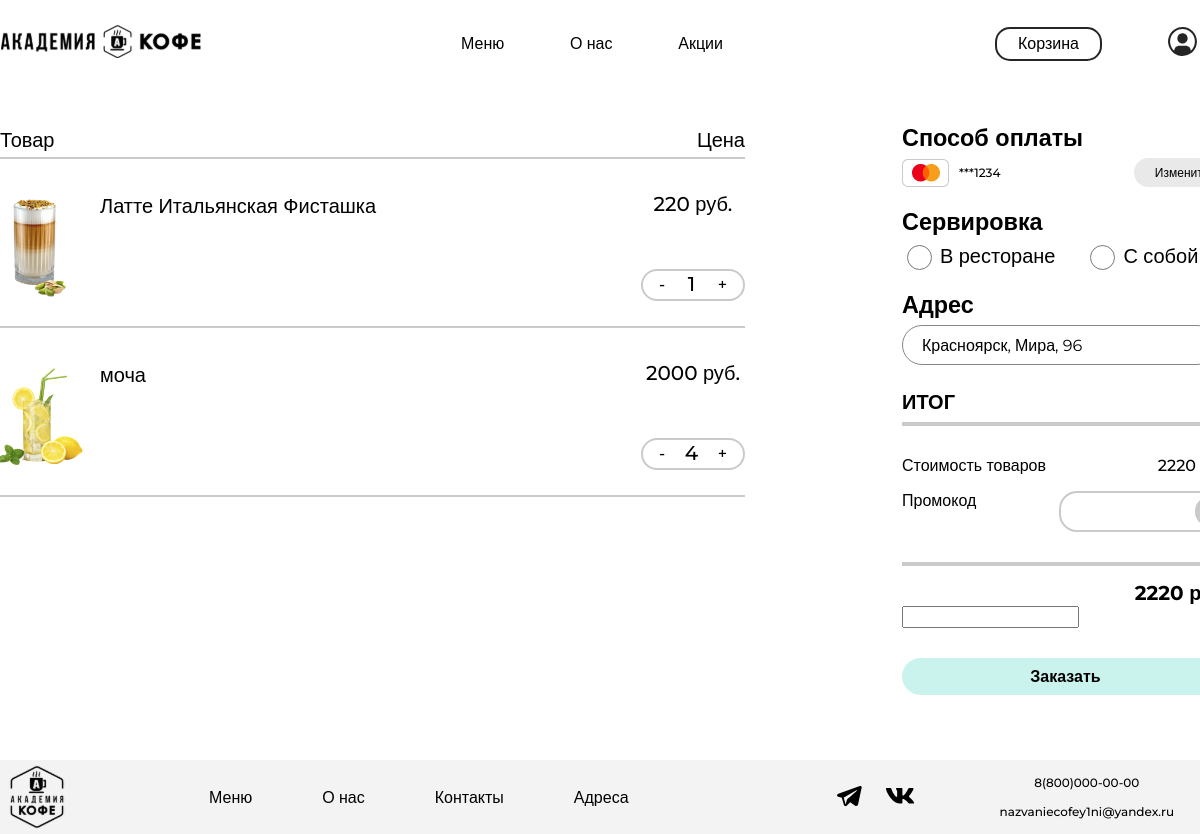
Before: /cart/ (signed in) with the older database file.
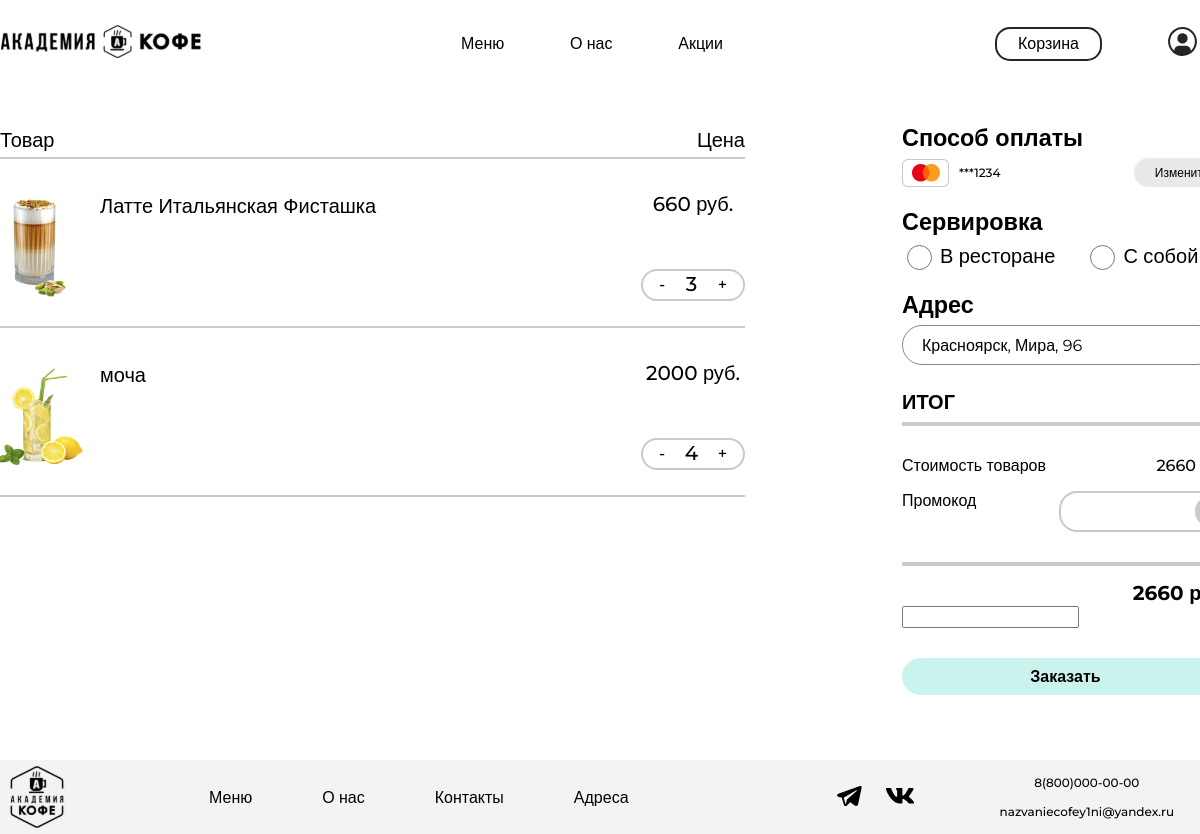
After: the same page with the newer database file.
### academyCoffee/models.py (models this page shows, shortened)
class Basket(models.Model):
    user = models.ForeignKey(to=User, on_delete=models.CASCADE)
    product = models.ForeignKey(to=Product, on_delete=models.CASCADE)
    quantity = models.PositiveSmallIntegerField(default=0)
    created_timestamp = models.DateTimeField(auto_now_add=True)
    objects = BasketQuerySet.as_manager()
    def sum(self):
        return self.product.price * self.quantity

class Product(models.Model):
    name = models.CharField('Название', max_length=50)
    price = models.DecimalField(max_digits=7, decimal_places=0)
    stars = models.DecimalField(max_digits=5, decimal_places=1)
    image = models.ImageField(upload_to='products_images')
    category = models.ManyToManyField(ProductCategory)
    class Meta:
        verbose_name = 'Товар'
        verbose_name_plural = 'Товары'

### academyCoffee/views.py (the view, shortened to what this page needs)
# urls.py: path('cart/', views.OrderCreateView.as_view(), name='cart'),
class OrderCreateView(TitleMixin, CreateView):
    model = Order
    template_name = 'main/cart.html'
    title = 'Корзина'
    form_class = OrderForm
    success_url = reverse_lazy('home')
    def get_context_data(self, **kwargs):
        context = super(OrderCreateView, self).get_context_data()
        context['baskets'] = Basket.objects.filter(user=self.request.user)
        return context

### academyCoffee/forms.py
class OrderForm(forms.ModelForm):
    class Meta:
        model = Order
        fields = ('address',)

### academyCoffee/common/views.py (called while the page is built)
    def get_context_data(self, **kwargs):
        context = super(TitleMixin, self).get_context_data(**kwargs)
        context['title'] = self.title
        return context

### academyCoffee/models.py (called while the page is built)
    def total_sum(self):
        return sum(basket.sum() for basket in self)

### academyCoffee/templates/main/cart.html (shortened to what the changed rows need)
{% extends 'main/base.html' %}
{% load static %}
{% block style %}
    <link rel="stylesheet" href="{% static 'cart/css/style.css' %}">
{% endblock %}
{% block content %}
    <main class="main">
        <div class="main-container">
            {% if baskets %}
                <div class="cart-content-container">
                    <ul class="cart-list">
                        {% for basket in baskets %}
                            <li class="cart-list-item">
                                <div class="cart-list-item-container">
                                    <div class="item-description">
                                        <div class="item-image"><img src="{{ basket.product.image.url }}" alt="{{ basket.product.name }}"></div>
                                        <div class="item-description-text">
                                            <h3>{{ basket.product.name }}</h3>
                                        </div>
                                    </div>
                                    <div class="item-price">
                                        <p class="price">{{ basket.sum }} руб.</p>
                                        <div class="amount-button">
                                            <button><a class="btn btn-outline-success"
                                                       href="{% url 'basket_deletion' basket.product_id %}">-</a>
                                            </button>
                                            <p>{{ basket.quantity }}</p>
                                            <button><a class="btn btn-outline-success"
                                                       href="{% url 'basket_add' basket.product_id %}">+</a></button>
                                        </div>
                                    </div>
                                </div>
                                <div class="cart-line"></div>
                            </li>
                        {% endfor %}
                    </ul>
                </div>
            {% endif %}
            <div class="payment-container">
                <div class="total-container">
                    <h3 class="payment-method-titles">
                        ИТОГ
                    </h3>
                    <div class="total-line-first"></div>
                    <div class="total-price">
                        <p>
                            Стоимость товаров
                        </p>
                        <p>
                            {{ baskets.total_sum }} руб.
                        </p>
                    </div>
                    <div class="promo-code">
                        <p>
                        </p>
                        <div class="promo-code-area">
                        </div>
                    </div>
                    <div class="total-line-last"></div>
                    <p id="final-price">{{ baskets.total_sum }} руб.</p>
                    <form action="{% url 'cart' %}" method="post">
                        <label for="{{ form.address.id_for_label }}">
                        </label>
                    </form>
                </div>
            </div>
        </div>
    </main>
{% endblock %}

Changed rows visible on the page:
changed Basket "Латте Итальянская Фисташка": sum "220" → "660"; quantity "1" → "3"; total_sum "2220" → "2660"
